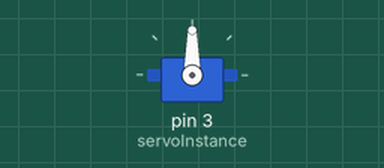
Recording of a sketch running on a simulated Arduino Uno, built with avr-gcc and run on an emulated ATmega328P. On the bench: servo. What the sketch prints to the serial monitor is not drawn.

Above: at 0.05 s.
At 0.95 s:
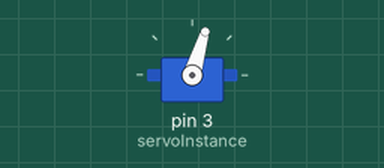
At 2.05 s:
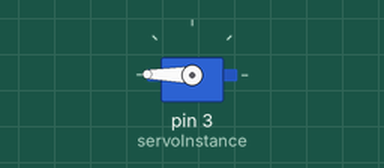
At 4.05 s:
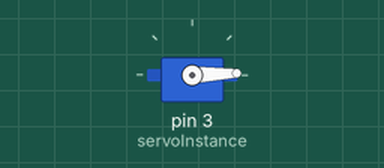
Timing chart, 0 to 5.3 s (numbered marks = the images above):
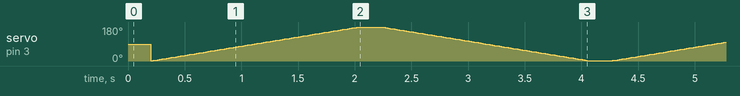

The sketch:

servo.ino
```cpp
#include <Servo.h>

Servo servoInstance;

int ang;
int increasing = 1;

void setup() {
  servoInstance.attach(3);
  Serial.begin(9600);
}

void loop() {

  if(increasing)
    ang++;
  else
    ang--;

  Serial.println(ang);

  if(ang<=1) {
    ang = 1;
    increasing = 1;
    delay(200);
  }

  if(ang>=180) {
    ang = 180;
    increasing = 0;
    delay(200);
  }

  servoInstance.write(ang);

  delay(10);
}
```
